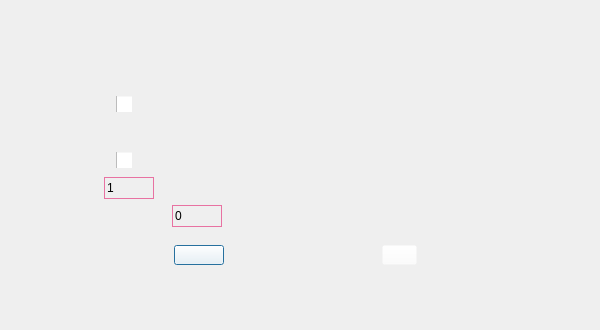
<?xml version="1.0" encoding="UTF-8"?>
<ui version="4.0">
 <class>SettingOtherClass</class>
 <widget class="QDialog" name="SettingOtherClass">
  <property name="geometry">
   <rect>
    <x>0</x>
    <y>0</y>
    <width>600</width>
    <height>330</height>
   </rect>
  </property>
  <property name="windowTitle">
   <string>设置</string>
  </property>
  <property name="windowIcon">
   <iconset resource="desktop.qrc">
    <normaloff>:/picture_desktop/icon/picture_desktop/icon/icon_main_mainwindow.png</normaloff>:/picture_desktop/icon/picture_desktop/icon/icon_main_mainwindow.png</iconset>
  </property>
  <property name="windowOpacity">
   <double>5.000000000000000</double>
  </property>
  <widget class="QPushButton" name="pushButton_apply">
   <property name="geometry">
    <rect>
     <x>174</x>
     <y>245</y>
     <width>50</width>
     <height>20</height>
    </rect>
   </property>
   <property name="styleSheet">
    <string notr="true">QPushButton
{
    background: rgb(255,255,255,0);
}</string>
   </property>
   <property name="text">
    <string/>
   </property>
  </widget>
  <widget class="QPushButton" name="pushButton_cancel">
   <property name="geometry">
    <rect>
     <x>382</x>
     <y>245</y>
     <width>35</width>
     <height>20</height>
    </rect>
   </property>
   <property name="styleSheet">
    <string notr="true">QPushButton
{
    background: rgb(255,255,255,0);
}</string>
   </property>
   <property name="text">
    <string/>
   </property>
  </widget>
  <widget class="QCheckBox" name="checkBox_1">
   <property name="geometry">
    <rect>
     <x>116</x>
     <y>96</y>
     <width>16</width>
     <height>16</height>
    </rect>
   </property>
   <property name="styleSheet">
    <string notr="true">QCheckBox{spacing: 5px;color: white;}
QCheckBox::indicator {width: 20px;height: 20px;}
QCheckBox::indicator:enabled:unchecked {image: url(:/picture_desktop/checkbox/picture_desktop/checkbox_style/checkbox_off.png);}
QCheckBox::indicator:enabled:unchecked:hover  {image: url(:/picture_desktop/checkbox/picture_desktop/checkbox_style/checkbox_off.png);}
QCheckBox::indicator:enabled:unchecked:pressed {image: url(:/picture_desktop/checkbox/picture_desktop/checkbox_style/checkbox_off.png);}
QCheckBox::indicator:enabled:checked {image: url(:/picture_desktop/checkbox/picture_desktop/checkbox_style/checkbox_on.png);}
QCheckBox::indicator:enabled:checked:hover {image: url(:/picture_desktop/checkbox/picture_desktop/checkbox_style/checkbox_on.png);}
QCheckBox::indicator:enabled:checked:pressed {image: url(:/picture_desktop/checkbox/picture_desktop/checkbox_style/checkbox_on.png);}</string>
   </property>
   <property name="text">
    <string/>
   </property>
   <property name="checked">
    <bool>false</bool>
   </property>
  </widget>
  <widget class="QCheckBox" name="checkBox_2">
   <property name="geometry">
    <rect>
     <x>116</x>
     <y>152</y>
     <width>16</width>
     <height>16</height>
    </rect>
   </property>
   <property name="styleSheet">
    <string notr="true">QCheckBox{spacing: 5px;color: white;}
QCheckBox::indicator {width: 20px;height: 20px;}
QCheckBox::indicator:enabled:unchecked {image: url(:/picture_desktop/checkbox/picture_desktop/checkbox_style/checkbox_off.png);}
QCheckBox::indicator:enabled:unchecked:hover  {image: url(:/picture_desktop/checkbox/picture_desktop/checkbox_style/checkbox_off.png);}
QCheckBox::indicator:enabled:unchecked:pressed {image: url(:/picture_desktop/checkbox/picture_desktop/checkbox_style/checkbox_off.png);}
QCheckBox::indicator:enabled:checked {image: url(:/picture_desktop/checkbox/picture_desktop/checkbox_style/checkbox_on.png);}
QCheckBox::indicator:enabled:checked:hover {image: url(:/picture_desktop/checkbox/picture_desktop/checkbox_style/checkbox_on.png);}
QCheckBox::indicator:enabled:checked:pressed {image: url(:/picture_desktop/checkbox/picture_desktop/checkbox_style/checkbox_on.png);}</string>
   </property>
   <property name="text">
    <string/>
   </property>
   <property name="checked">
    <bool>false</bool>
   </property>
  </widget>
  <widget class="QSpinBox" name="spinBox_main_1">
   <property name="geometry">
    <rect>
     <x>104</x>
     <y>177</y>
     <width>50</width>
     <height>22</height>
    </rect>
   </property>
   <property name="contextMenuPolicy">
    <enum>Qt::NoContextMenu</enum>
   </property>
   <property name="styleSheet">
    <string notr="true">/*按钮未按下*/
QSpinBox::up-button
{
    image: url(:/picture_desktop/spinbox/picture_desktop/spinbox_style/up_button.png);   
    background: #00FFFFFF;  
}
QSpinBox::down-button
{
    image: url(:/picture_desktop/spinbox/picture_desktop/spinbox_style/down_button.png); 
    background: #00FFFFFF;
}
/*按钮按下*/
QSpinBox::up-button:pressed
{
    image: url(:/picture_desktop/spinbox/picture_desktop/spinbox_style/up_button.png);   
    background: #00FFFFFF;     
}
QSpinBox::down-button:pressed
{
    image: url(:/picture_desktop/spinbox/picture_desktop/spinbox_style/down_button.png); 
    background: #00FFFFFF;
}
/*总体设置*/
QSpinBox
{
    border: 1px solid #E872A2;
    background: #00FFFFFF;
}</string>
   </property>
   <property name="minimum">
    <number>1</number>
   </property>
   <property name="maximum">
    <number>3600</number>
   </property>
   <property name="value">
    <number>1</number>
   </property>
  </widget>
  <widget class="QSpinBox" name="spinBox_main_2">
   <property name="geometry">
    <rect>
     <x>172</x>
     <y>205</y>
     <width>50</width>
     <height>22</height>
    </rect>
   </property>
   <property name="contextMenuPolicy">
    <enum>Qt::NoContextMenu</enum>
   </property>
   <property name="styleSheet">
    <string notr="true">/*按钮未按下*/
QSpinBox::up-button
{
    image: url(:/picture_desktop/spinbox/picture_desktop/spinbox_style/up_button.png);   
    background: #00FFFFFF;  
}
QSpinBox::down-button
{
    image: url(:/picture_desktop/spinbox/picture_desktop/spinbox_style/down_button.png); 
    background: #00FFFFFF;
}
/*按钮按下*/
QSpinBox::up-button:pressed
{
    image: url(:/picture_desktop/spinbox/picture_desktop/spinbox_style/up_button.png);   
    background: #00FFFFFF;     
}
QSpinBox::down-button:pressed
{
    image: url(:/picture_desktop/spinbox/picture_desktop/spinbox_style/down_button.png); 
    background: #00FFFFFF;
}
/*总体设置*/
QSpinBox
{
    border: 1px solid #E872A2;
    background: #00FFFFFF;
}</string>
   </property>
   <property name="maximum">
    <number>10</number>
   </property>
   <property name="value">
    <number>0</number>
   </property>
  </widget>
 </widget>
 <resources>
  <include location="desktop.qrc"/>
 </resources>
 <connections/>
</ui>
